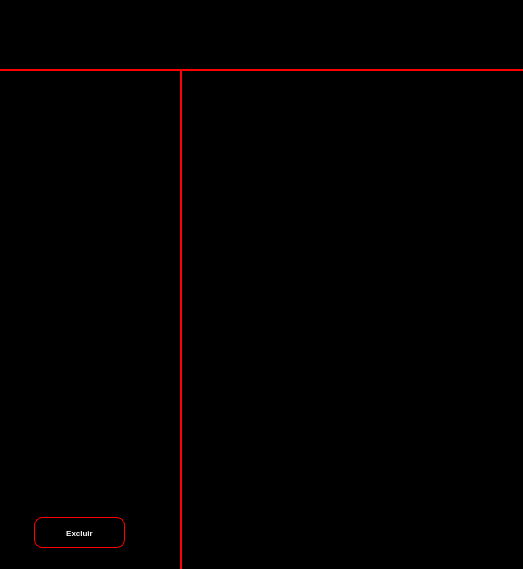
<?xml version="1.0" encoding="UTF-8"?>
<ui version="4.0">
 <class>MainWindow</class>
 <widget class="QMainWindow" name="MainWindow">
  <property name="geometry">
   <rect>
    <x>0</x>
    <y>0</y>
    <width>523</width>
    <height>569</height>
   </rect>
  </property>
  <property name="windowTitle">
   <string>MainWindow</string>
  </property>
  <property name="styleSheet">
   <string notr="true">QPushButton {
    background: qlineargradient(x1: 0, y1: 0, x2: 0, y2: 1,
        stop: 0 #000000, stop: 1 #000000);
    color: white;
    border: 1px solid red;
    padding: 5px 17px;
    border-radius: 8px;
    font-weight: bold;
    font-size: 8px;
}

QPushButton:hover {
    background: qlineargradient(x1: 0, y1: 0, x2: 0, y2: 1,
        stop: 0 #4e4e4e, stop: 1 #4e4e4e);
}

QPushButton:pressed {
    background: qlineargradient(x1: 0, y1: 0, x2: 0, y2: 1,
        stop: 0 #1a5fb4, stop: 1 #4a00e0);
}</string>
  </property>
  <widget class="QWidget" name="centralwidget">
   <property name="styleSheet">
    <string notr="true">QWidget {
	background-color: black;
}</string>
   </property>
   <layout class="QVBoxLayout" name="verticalLayout" stretch="0,0">
    <property name="spacing">
     <number>0</number>
    </property>
    <property name="leftMargin">
     <number>0</number>
    </property>
    <property name="topMargin">
     <number>0</number>
    </property>
    <property name="rightMargin">
     <number>0</number>
    </property>
    <property name="bottomMargin">
     <number>0</number>
    </property>
    <item>
     <widget class="QWidget" name="widget_3" native="true">
      <property name="styleSheet">
       <string notr="true">border-button: 2px solid red;</string>
      </property>
     </widget>
    </item>
    <item>
     <widget class="QWidget" name="widget_2" native="true">
      <property name="minimumSize">
       <size>
        <width>0</width>
        <height>500</height>
       </size>
      </property>
      <property name="styleSheet">
       <string notr="true"/>
      </property>
      <layout class="QHBoxLayout" name="horizontalLayout">
       <property name="spacing">
        <number>0</number>
       </property>
       <property name="leftMargin">
        <number>0</number>
       </property>
       <property name="topMargin">
        <number>0</number>
       </property>
       <property name="rightMargin">
        <number>0</number>
       </property>
       <property name="bottomMargin">
        <number>0</number>
       </property>
       <item>
        <widget class="QWidget" name="widget" native="true">
         <property name="maximumSize">
          <size>
           <width>180</width>
           <height>16777215</height>
          </size>
         </property>
         <property name="styleSheet">
          <string notr="true">border-top: 2px solid red;</string>
         </property>
         <layout class="QVBoxLayout" name="verticalLayout_2">
          <property name="spacing">
           <number>0</number>
          </property>
          <property name="leftMargin">
           <number>0</number>
          </property>
          <property name="topMargin">
           <number>2</number>
          </property>
          <property name="rightMargin">
           <number>0</number>
          </property>
          <property name="bottomMargin">
           <number>0</number>
          </property>
          <item>
           <widget class="QWidget" name="widget_5" native="true">
            <property name="styleSheet">
             <string notr="true">border: transparent;</string>
            </property>
            <widget class="QLabel" name="label">
             <property name="geometry">
              <rect>
               <x>10</x>
               <y>5</y>
               <width>160</width>
               <height>61</height>
              </rect>
             </property>
             <property name="text">
              <string/>
             </property>
            </widget>
           </widget>
          </item>
          <item>
           <widget class="QWidget" name="widget_6" native="true">
            <property name="maximumSize">
             <size>
              <width>16777215</width>
              <height>75</height>
             </size>
            </property>
            <property name="styleSheet">
             <string notr="true">QWidget {
	border: transparent;
}

QPushButton {
    background: qlineargradient(x1: 0, y1: 0, x2: 0, y2: 1,
        stop: 0 #000000, stop: 1 #000000);
    color: white;
    border: 1px solid red;
    padding: 5px 17px;
    border-radius: 8px;
    font-weight: bold;
    font-size: 8px;
}

QPushButton:hover {
    background: qlineargradient(x1: 0, y1: 0, x2: 0, y2: 1,
        stop: 0 #4e4e4e, stop: 1 #4e4e4e);
}

QPushButton:pressed {
    background: qlineargradient(x1: 0, y1: 0, x2: 0, y2: 1,
        stop: 0 #1a5fb4, stop: 1 #4a00e0);
}</string>
            </property>
            <widget class="QPushButton" name="btn_excluir">
             <property name="geometry">
              <rect>
               <x>34</x>
               <y>23</y>
               <width>91</width>
               <height>31</height>
              </rect>
             </property>
             <property name="text">
              <string>Excluir</string>
             </property>
            </widget>
           </widget>
          </item>
         </layout>
        </widget>
       </item>
       <item>
        <widget class="QWidget" name="widget_4" native="true">
         <property name="styleSheet">
          <string notr="true">border-top: 2px solid red;
border-left: 2px solid red;</string>
         </property>
        </widget>
       </item>
      </layout>
     </widget>
    </item>
   </layout>
  </widget>
 </widget>
 <resources/>
 <connections/>
</ui>
